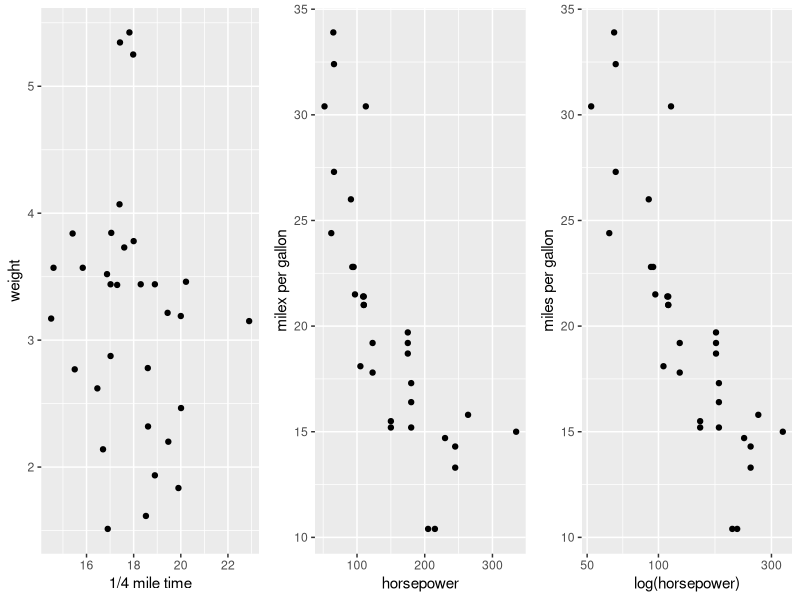
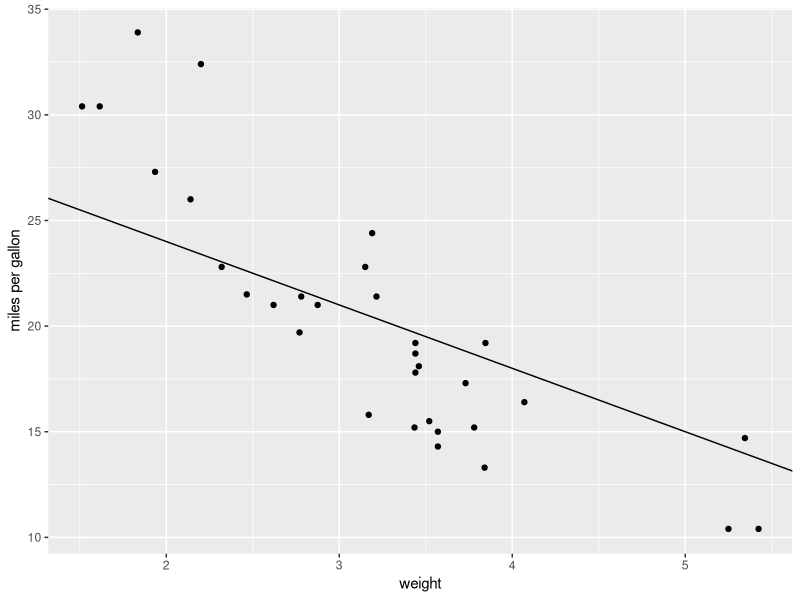
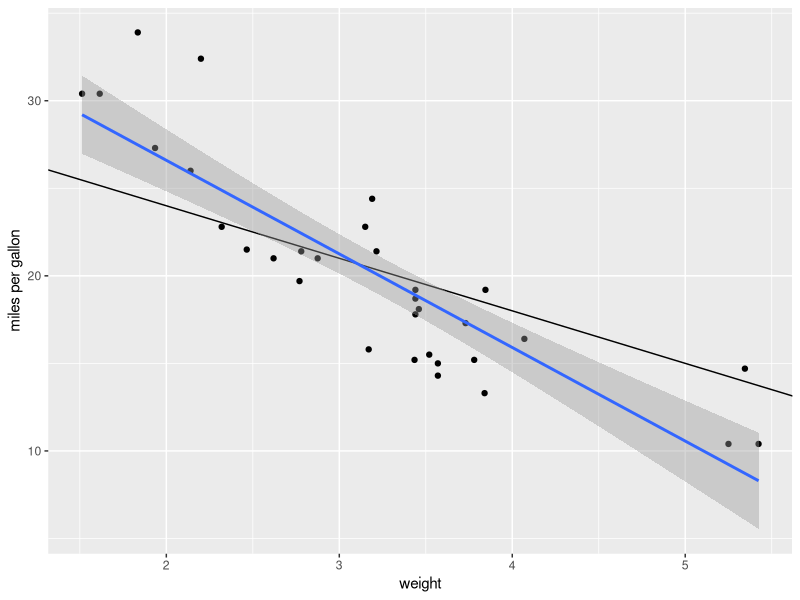

Reproduce these figures in R, in order.
## ---- chunk 1
require(ggplot2)
require(gridExtra)
plot1<-qplot(qsec, wt, data = mtcars, xlab="1/4 mile time", ylab="weight")
plot2<-qplot(hp, mpg, data = mtcars, xlab="horsepower", ylab="milex per gallon")
plot3<-qplot(hp, mpg, data = mtcars, log="x", xlab="log(horsepower)", ylab="miles per gallon")
grid.arrange(plot1, plot2, plot3, ncol=3)
## ---- chunk 2
require(ggplot2)
plot2<-qplot(wt, mpg, data = mtcars, xlab="weight", ylab="miles per gallon") +
  geom_abline(intercept = 30, slope = -3)
plot2
## ---- chunk 3
require(ggplot2)
plot3<-qplot(wt, mpg, data = mtcars, xlab="weight", ylab="miles per gallon") +
  geom_abline(intercept = 30, slope = -3) +
  geom_smooth(method=lm, se=3)
plot3
